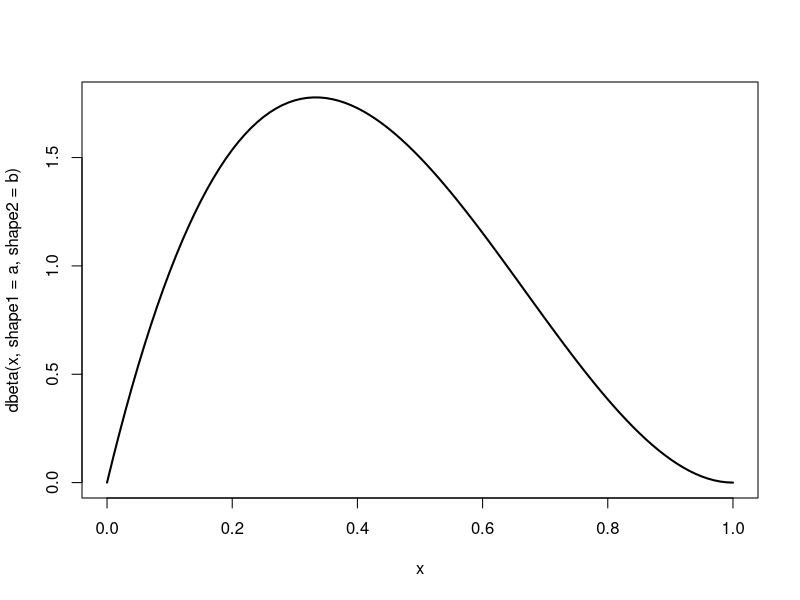

This chart was generated by the following R code:
# Co mau
n<- 100
# Xac suat thanh cong
theta<- 0.25
# Mau
set.seed(0)
x<-c()
x

# Uoc luong hop ly cuc dai
s.n<- sum(x); s.n
theta.MLE<- n/(n+s.n); theta.MLE
# Thong tin tien nghiem
g1<- 0.4
g2<- 0.2^2
# Tham so tien nghiem
b<- g1-1+g1*(1-g1)^2/g2
a<- b*g1/(1-g1)
curve(dbeta(x, shape1 = a, shape2 = b), 0, 1, lwd=2)
# Uoc luong Bayes
theta.Bayes<- (a+n)/(a+b+s.n+n);theta.Bayes
c(theta.MLE, theta.Bayes)
